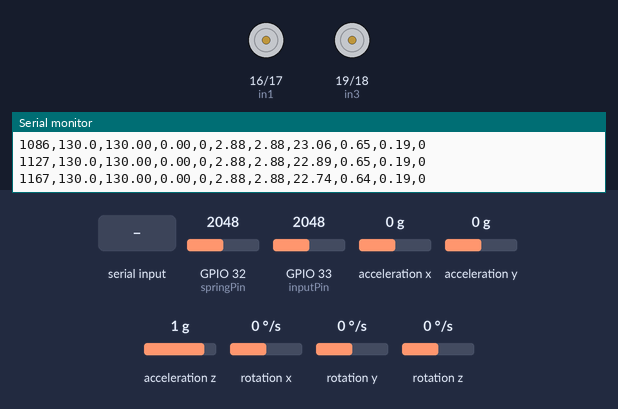
A sketch run on a simulated ESP32. On the bench: motor-driver pin pairs drawn as motors (green arrow = first pin HIGH = forward, orange = second pin HIGH = backward, longer = more drive, scaled by the enable pin), the last lines printed to the serial monitor. The test bench sets the inputs (shaded band); at power-on: acceleration z 1 g, GPIO 32 (springPin) = 2048, GPIO 33 (inputPin) = 2048, acceleration x 0 g, acceleration y 0 g, rotation x 0 °/s, rotation y 0 °/s, rotation z 0 °/s (analog values on the 0–4095 scale).

Above: at 1.2 s.
1.3 s: "T90\n" received over Serial
At 4.19 s:
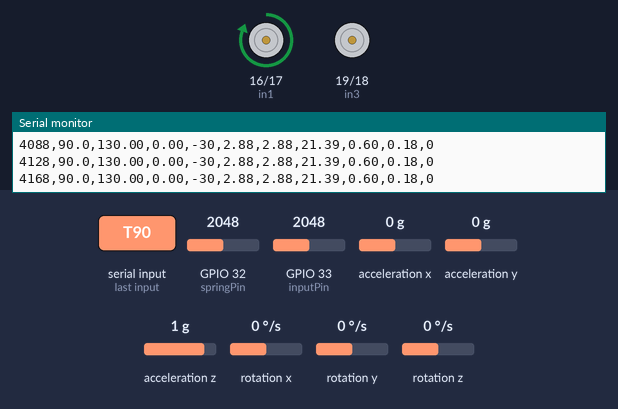
4.3 s: acceleration z set to -1.4 g
At 5.1 s:
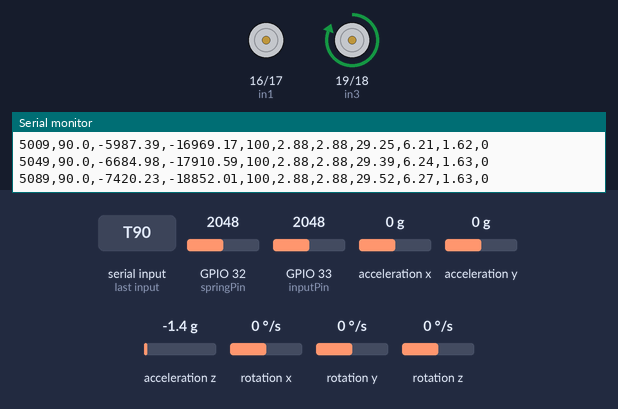
Timing chart, 0 to 7.3 s (numbered marks = the images above; inputs shaded):
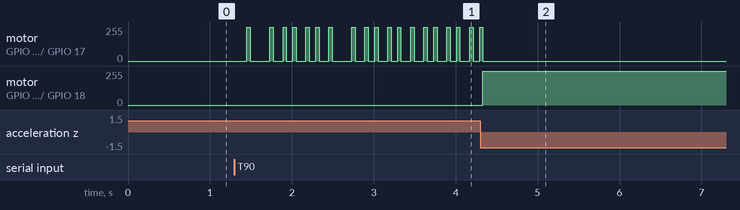

The sketch:

Adaptive-PID-asynchronous.ino
```cpp
#include <Wire.h>
#include <VL53L0X.h>
#include <MPU6050.h>

// ============================================================================
// PIN DEFINITIONS & HARDWARE MAPPING
// ============================================================================
const int enA = 25; const int in1 = 16; const int in2 = 17; // Exhaust Valve Driver
const int enB = 26; const int in3 = 19; const int in4 = 18; // Inlet Valve Driver
const int inputPin = 33;  // Supply Pressure Transducer (ADC Pin)
const int springPin = 32; // Air Spring Pressure Transducer (ADC Pin)

// ============================================================================
// HARDWARE & LOOP CONFIGURATION
// ============================================================================
VL53L0X sensor;
MPU6050 imu(0x68);

const unsigned long LOOP_INTERVAL = 40; // Strict 25 Hz Control Loop (40 ms)
const unsigned long CYCLE_TIME = 143;   // ~7 Hz Solenoid PWM Base Period
unsigned long lastLoopTime = 0;

// ============================================================================
// PID & SYSTEM PARAMETERS
// ============================================================================
const float KP_NOMINAL = 2.5f;
const float KI_NOMINAL = 0.1f;
const float KD_NOMINAL = 0.5f;
const float MASS_NOMINAL = 50.0f;     // Nominal calibrated load mass (kg)
const float P_SUPPLY_NOMINAL = 5.0f; // Nominal supply pressure (bar gauge)
const float P_ATM = 0.0f;            // Atmospheric pressure (bar gauge)

const float EXHAUST_GAIN_SCALE = 0.65f; // Directional scaling for exhaust

float Kp = KP_NOMINAL;
float Ki = KI_NOMINAL;
float Kd = KD_NOMINAL;

float iTerm = 0.0f;
const float OUTPUT_LIMIT = 100.0f; // Max PID output limit for Anti-Windup
const float DEADZONE = 1.5f;        // Target deadband (mm)

// Target & State Variables
float targetHeight = 130.0f; // Nominal height set-point (mm)
int pInRaw = 0, pSpRaw = 0;
float filteredMass = MASS_NOMINAL;

// ============================================================================
// EMPIRICAL 2D LOOKUP TABLE: Mass Mapping m = f(P_spring, Height)
// ============================================================================
const int NUM_H_POINTS = 5;
const int NUM_P_POINTS = 4;

const float height_grid[NUM_H_POINTS] = {110.0f, 120.0f, 130.0f, 140.0f, 150.0f};
const float pressure_grid[NUM_P_POINTS] = {1.5f, 2.5f, 3.5f, 4.5f};

const float mass_table[NUM_P_POINTS][NUM_H_POINTS] = {
  {  8.0f,   7.5f,   5.0f,   4.2f,   3.5f }, // 1.5 bar
  { 22.0f,  20.0f,  15.0f,  12.5f,  10.0f }, // 2.5 bar
  { 45.0f,  40.0f,  32.0f,  26.0f,  22.0f }, // 3.5 bar
  { 85.0f,  78.0f,  62.0f,  50.0f,  42.0f }  // 4.5 bar
};

// --- Bilinear Interpolation Function ---
float estimateMassFromTable(float current_h, float current_p) {
  current_h = constrain(current_h, height_grid[0], height_grid[NUM_H_POINTS - 1]);
  current_p = constrain(current_p, pressure_grid[0], pressure_grid[NUM_P_POINTS - 1]);

  int i_h = 0;
  while (i_h < NUM_H_POINTS - 2 && height_grid[i_h + 1] < current_h) i_h++;

  int i_p = 0;
  while (i_p < NUM_P_POINTS - 2 && pressure_grid[i_p + 1] < current_p) i_p++;

  i_h = constrain(i_h, 0, NUM_H_POINTS - 2);
  i_p = constrain(i_p, 0, NUM_P_POINTS - 2);

  float t_h = (current_h - height_grid[i_h]) / (height_grid[i_h + 1] - height_grid[i_h]);
  float t_p = (current_p - pressure_grid[i_p]) / (pressure_grid[i_p + 1] - pressure_grid[i_p]);

  float m00 = mass_table[i_p][i_h];
  float m01 = mass_table[i_p][i_h + 1];
  float m10 = mass_table[i_p + 1][i_h];
  float m11 = mass_table[i_p + 1][i_h + 1];

  float m_interp = (1.0f - t_p) * ((1.0f - t_h) * m00 + t_h * m01) +
                   t_p        * ((1.0f - t_h) * m10 + t_h * m11);

  return m_interp;
}

// ============================================================================
// ASYNCHRONOUS 2-STATE KALMAN FILTER (Predict / Correct Separated)
// ============================================================================
float x_hat[2] = {130.0f, 0.0f}; // State vector: [position (mm), velocity (mm/s)]
float P[2][2]  = {{10.0f, 0.0f}, {0.0f, 10.0f}}; // Covariance Matrix

const float Q_accel = 150.0f;   // Process noise from acceleration uncertainty
const float R_tof   = 4.0f;     // Measurement noise variance (VL53L0X)
const float GRAVITY = 9806.65f; // mm/s^2
const float ACCEL_SCALE = 9806.65f / 16384.0f; // Converts raw LSB to mm/s^2

// --- 1. PREDICT STEP (Runs every 40 ms loop using fast accelerometer) ---
void kalmanPredict(float raw_az, float dt) {
  float a_z = (raw_az * ACCEL_SCALE) - GRAVITY;

  // State Kinematic Projection
  float pos_pred = x_hat[0] + x_hat[1] * dt + 0.5f * a_z * dt * dt;
  float vel_pred = x_hat[1] + a_z * dt;

  // Symmetric Covariance Propagation (F*P*F^T + Q)
  float dt2 = dt * dt;
  float dt3 = dt2 * dt;
  float dt4 = dt2 * dt2;

  float P00_new = P[0][0] + dt * (P[1][0] + P[0][1]) + dt2 * P[1][1] + 0.25f * dt4 * Q_accel;
  float P01_new = P[0][1] + dt * P[1][1] + 0.5f * dt3 * Q_accel;
  float P10_new = P[1][0] + dt * P[1][1] + 0.5f * dt3 * Q_accel; // Explicitly symmetric
  float P11_new = P[1][1] + dt2 * Q_accel;

  x_hat[0] = pos_pred;
  x_hat[1] = vel_pred;

  P[0][0] = P00_new; P[0][1] = P01_new;
  P[1][0] = P10_new; P[1][1] = P11_new;
}

// --- 2. CORRECT STEP (Runs ONLY when ToF sensor finishes a measurement) ---
void kalmanCorrect(float tof_meas_mm) {
  float y = tof_meas_mm - x_hat[0]; // Innovation
  float S = P[0][0] + R_tof;        // Innovation Covariance

  float K0 = P[0][0] / S;           // Kalman Gain (Position)
  float K1 = P[1][0] / S;           // Kalman Gain (Velocity)

  // State Update
  x_hat[0] = x_hat[0] + K0 * y;
  x_hat[1] = x_hat[1] + K1 * y;

  // Covariance Update (Joseph form / Standard update)
  float P00_old = P[0][0];
  float P01_old = P[0][1];

  P[0][0] = (1.0f - K0) * P00_old;
  P[0][1] = (1.0f - K0) * P01_old;
  P[1][0] = P[1][0] - K1 * P00_old;
  P[1][1] = P[1][1] - K1 * P01_old;
}

// Non-blocking query to check if VL53L0X has completed a measurement cycle
bool isToFDataReady() {
  // Reads Result Interrupt Status register (0x13) on VL53L0X
  return (sensor.readReg(0x13) & 0x07) != 0;
}

// Helper: Convert ADC Raw to Pressure (bar gauge)
float adcToBar(int adc_raw) {
  float voltage = (adc_raw / 4095.0f) * 3.3f;
  float bar = (voltage - 0.5f) * (10.0f / 4.0f);
  return constrain(bar, 0.0f, 10.0f);
}

// Forward Declaration
void runBinaryPulsing(int status, int dc);

// ============================================================================
// SETUP FUNCTION
// ============================================================================
void setup() {
  Serial.begin(115200);
  Wire.begin(21, 22);
  Wire.setClock(400000); // 400 kHz Fast-Mode I2C to minimize bus latency

  pinMode(enA, OUTPUT); pinMode(in1, OUTPUT); pinMode(in2, OUTPUT);
  pinMode(enB, OUTPUT); pinMode(in3, OUTPUT); pinMode(in4, OUTPUT);
  analogReadResolution(12);

  if (!sensor.init()) {
    Serial.println("Error: VL53L0X Initialization Failed!");
    while (1);
  }
  sensor.setTimeout(500);
  sensor.startContinuous(33); // Continuous back-to-back readings (~33ms timing budget)

  imu.initialize();
  if (!imu.testConnection()) {
    Serial.println("Error: MPU6050 Initialization Failed!");
    while (1);
  }
}

// ============================================================================
// MAIN CONTROL LOOP (25 Hz Deterministic Execution)
// ============================================================================
void loop() {
  // --- 1. Serial Command Handling ---
  if (Serial.available() > 0) {
    char type = Serial.read();
    float val = Serial.parseFloat();
    if (type == 'T' || type == 't') targetHeight = val;
    while (Serial.available() > 0) Serial.read(); // Clear remaining buffer
  }

  // --- 2. Deterministic 40 ms Control Loop ---
  unsigned long now = millis();
  if (now - lastLoopTime >= LOOP_INTERVAL) {
    float dt = (now - lastLoopTime) / 1000.0f;
    lastLoopTime = now;

    // --- SENSOR ACQUISITION ---
    pInRaw = analogRead(inputPin);
    pSpRaw = analogRead(springPin);

    int16_t ax, ay, az, gx, gy, gz;
    imu.getMotion6(&ax, &ay, &az, &gx, &gy, &gz);

    // --- ASYNCHRONOUS EKF STEP 1: Always Predict using IMU ---
    kalmanPredict((float)az, dt);

    // --- ASYNCHRONOUS EKF STEP 2: Correct ONLY if ToF Data is Ready ---
    if (isToFDataReady()) {
      uint16_t rawDist = sensor.readRangeContinuousMillimeters();
      if (!sensor.timeoutOccurred()) {
        kalmanCorrect((float)rawDist);
      }
    }

    float currentHeight   = x_hat[0]; // Clean, non-blocking estimated position
    float currentVelocity = x_hat[1]; // Clean, non-blocking estimated velocity

    // Convert ADC Pressures to Bar Gauge
    float pSupplyBar = adcToBar(pInRaw);
    float pSpringBar = adcToBar(pSpRaw);

    // --- REAL-TIME MASS ESTIMATION ---
    float rawEstimatedMass = estimateMassFromTable(currentHeight, pSpringBar);
    filteredMass = 0.90f * filteredMass + 0.10f * rawEstimatedMass;

    // --- DIRECTIONAL & PRESSURE-GRADIENT GAIN SCHEDULING ---
    float error = targetHeight - currentHeight;
    float massScale = filteredMass / MASS_NOMINAL;
    float pressureScale = 1.0f;

    if (error > 0.0f) {
      // FILL DYNAMIC (Lifting Mass against Gravity)
      float deltaP_fill = max(pSupplyBar - pSpringBar, 0.5f);
      float nominal_deltaP_fill = max(P_SUPPLY_NOMINAL - pSpringBar, 0.5f);

      pressureScale = nominal_deltaP_fill / deltaP_fill;

      Kp = KP_NOMINAL * massScale * pressureScale;
      Kd = KD_NOMINAL * sqrt(massScale) * pressureScale;
      Ki = KI_NOMINAL * pressureScale;

    } else {
      // DRAIN DYNAMIC (Gravity assists collapse)
      float deltaP_drain = max(pSpringBar - P_ATM, 0.2f);
      float nominal_deltaP_drain = 2.5f;

      pressureScale = nominal_deltaP_drain / deltaP_drain;

      Kp = KP_NOMINAL * massScale * pressureScale * EXHAUST_GAIN_SCALE;
      Kd = KD_NOMINAL * sqrt(massScale) * pressureScale * EXHAUST_GAIN_SCALE;
      Ki = KI_NOMINAL * pressureScale * EXHAUST_GAIN_SCALE;
    }

    // --- PID CONTROL CALCULATIONS WITH ANTI-WINDUP ---
    int dutyCycle = 0;
    int statusFlag = 0; // 0: Idle, 1: Filling, 2: Draining

    if (abs(error) > DEADZONE) {
      // Accumulate integral term
      iTerm += error * dt;

      // Derivative on state-estimated velocity (prevents derivative kick)
      float dTerm = -currentVelocity;

      // Calculate Unconstrained PID Output
      float rawOutput = (Kp * error) + (Ki * iTerm) + (Kd * dTerm);

      // Clamped anti-windup back-calculation
      if (rawOutput > OUTPUT_LIMIT) {
        rawOutput = OUTPUT_LIMIT;
        iTerm -= error * dt; // Freeze integration when saturated
      } else if (rawOutput < -OUTPUT_LIMIT) {
        rawOutput = -OUTPUT_LIMIT;
        iTerm -= error * dt;
      }

      dutyCycle = constrain(abs((int)rawOutput), 20, 100);
      statusFlag = (rawOutput > 0.0f) ? 1 : 2;

    } else {
      dutyCycle = 0;
      statusFlag = 0;
      iTerm = 0.0f; // Reset integral term inside deadband to prevent overshoot on reference steps
    }

    // Command Valve Outputs
    runBinaryPulsing(statusFlag, dutyCycle);

    // --- CSV TELEMETRY STREAM FOR PAPER DATA COLLECTION ---
    Serial.print(now); Serial.print(",");
    Serial.print(targetHeight, 1); Serial.print(",");
    Serial.print(currentHeight, 2); Serial.print(",");
    Serial.print(currentVelocity, 2); Serial.print(",");
    Serial.print(statusFlag == 2 ? -dutyCycle : dutyCycle); Serial.print(",");
    Serial.print(pSupplyBar, 2); Serial.print(",");
    Serial.print(pSpringBar, 2); Serial.print(",");
    Serial.print(filteredMass, 2); Serial.print(",");
    Serial.print(Kp, 2); Serial.print(",");
    Serial.print(Kd, 2); Serial.print(",");
    Serial.println(gz);
  }
}

// ============================================================================
// VALVES PWM PULSING FUNCTION
// ============================================================================
void runBinaryPulsing(int status, int dc) {
  if (status == 0 || dc == 0) {
    digitalWrite(enA, LOW);  digitalWrite(enB, LOW);
    digitalWrite(in1, LOW);  digitalWrite(in2, LOW);
    digitalWrite(in3, LOW);  digitalWrite(in4, LOW);
    return;
  }

  unsigned long elapsed = millis() % CYCLE_TIME;
  unsigned long onTime = (dc * CYCLE_TIME) / 100;
  bool valveOpen = (elapsed < onTime);

  if (status == 1 && valveOpen) { // Filling (Inlet Valve)
    digitalWrite(in3, HIGH); digitalWrite(in4, LOW); digitalWrite(enB, HIGH);
    digitalWrite(enA, LOW);
  }
  else if (status == 2 && valveOpen) { // Draining (Exhaust Valve)
    digitalWrite(in1, HIGH); digitalWrite(in2, LOW); digitalWrite(enA, HIGH);
    digitalWrite(enB, LOW);
  }
  else { // Off portion of PWM cycle
    digitalWrite(enA, LOW);  digitalWrite(enB, LOW);
    digitalWrite(in1, LOW);  digitalWrite(in2, LOW);
    digitalWrite(in3, LOW);  digitalWrite(in4, LOW);
  }
}
```

ARDC.ino
```cpp

```

PPO.ino
```cpp

```

Measured:
- after the input at 4.3 s, motor on GPIO 19 (in3) / GPIO 18 (in4): stopped → forward 255/255 at once
